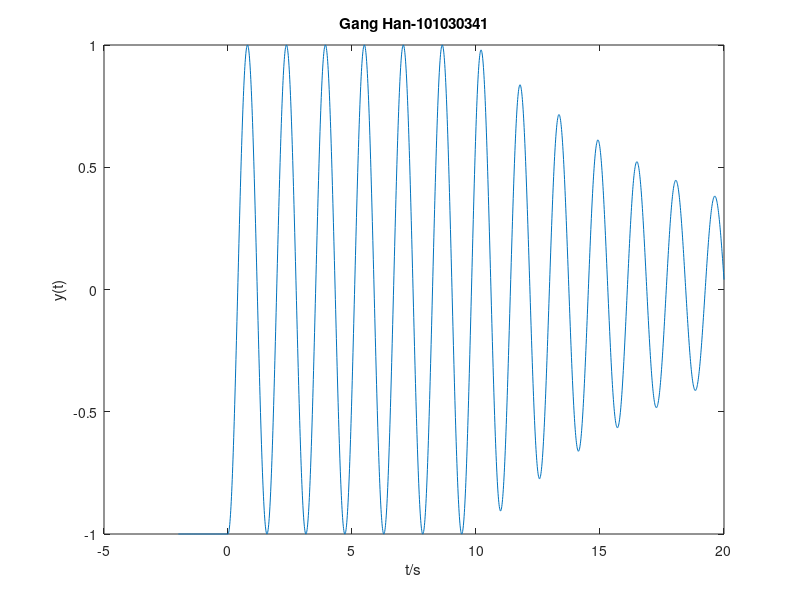

The MATLAB script that drew this image:
%id=101030341
clc
clear
y0=1;
w=4;
k=0.1;
y=[];
for t=-2:0.01:20
    if t<0
        y=[y,-y0];
    elseif t>=0 && t<10
        y=[y,-y0*cos(w*t)];
    else
        y=[y,-y0*cos(w*t)*exp(-k*(t-10))];
    end
end
plot([-2:0.01:20],y);
ylabel('y(t)')
xlabel('t/s')
title('Gang Han-101030341')
           
        